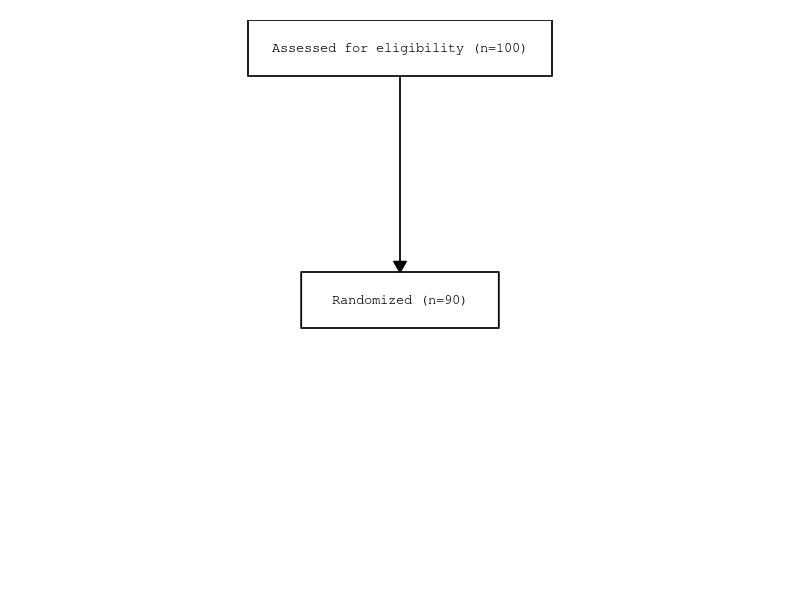

The R script that drew this image:
out <- Sys.getenv("OUT_DIR")
if (out == "") out <- getwd()
if (!dir.exists(out)) dir.create(out, recursive = TRUE, showWarnings = FALSE)

library(ggplot2)

# ---- helpers mimicking SAS macros ----
diagram_box <- function(boxid=1, left_x=10, top_y=100, right_x=30, bottom_y=90,
                        text="", text_just="center", text_size=10,
                        text_color="black", linecolor="black",
                        linepattern="solid", linethickness=1) {
  box_df <- data.frame(
    DIAGID = as.character(boxid),
    boxid  = boxid,
    box_x  = c(left_x, right_x, right_x, left_x),
    box_y  = c(top_y,  top_y,   bottom_y, bottom_y),
    stringsAsFactors = FALSE
  )
  # centre = intersection of diagonals (same as mean for rectangle)
  cx <- (left_x + right_x) / 2
  cy <- (top_y + bottom_y) / 2
  if (toupper(text_just) != "LEFT") {
    text_df <- data.frame(
      DIAGID = as.character(boxid),
      text_x = cx,
      text_y = cy,
      text_x2 = NA_real_,
      text_y2 = NA_real_,
      text = text,
      text2 = NA_character_,
      sizeresponse = text_size,
      stringsAsFactors = FALSE
    )
  } else {
    text_df <- data.frame(
      DIAGID = as.character(boxid),
      text_x = NA_real_,
      text_y = NA_real_,
      text_x2 = left_x + 1,
      text_y2 = cy,
      text = NA_character_,
      text2 = text,
      sizeresponse = text_size,
      stringsAsFactors = FALSE
    )
  }
  style_df <- data.frame(
    id = "DIAGID",
    value = as.character(boxid),
    textcolor = text_color,
    linecolor = linecolor,
    linepattern = linepattern,
    linethickness = linethickness,
    stringsAsFactors = FALSE
  )
  list(box=box_df, text=text_df, style=style_df)
}

diagram_line <- function(lineid=1, start_x=30, start_y=90,
                         midpoint_x=NULL, midpoint_y=NULL,
                         end_x=30, end_y=60,
                         linecolor="black", linepattern="solid", linethickness=1) {
  if (!is.null(midpoint_x) && !is.null(midpoint_y) &&
      !is.na(midpoint_x) && !is.na(midpoint_y)) {
    line_df <- data.frame(
      `_LINEID` = as.character(lineid),
      lineid = lineid,
      line_x = c(start_x, midpoint_x, end_x),
      line_y = c(start_y, midpoint_y, end_y),
      stringsAsFactors = FALSE, check.names = FALSE
    )
  } else {
    line_df <- data.frame(
      `_LINEID` = as.character(lineid),
      lineid = lineid,
      line_x = c(start_x, end_x),
      line_y = c(start_y, end_y),
      stringsAsFactors = FALSE, check.names = FALSE
    )
  }
  names(line_df)[1] <- "_LINEID"
  style_df <- data.frame(
    id = "_LINEID",
    value = as.character(lineid),
    linecolor = linecolor,
    linepattern = linepattern,
    linethickness = linethickness,
    stringsAsFactors = FALSE
  )
  list(line=line_df, style=style_df)
}

# ---- build header usage example ----
b1 <- diagram_box(boxid=1, left_x=30, top_y=100, right_x=70, bottom_y=90,
                  text="Assessed for eligibility (n=100)")
l1 <- diagram_line(lineid=1, start_x=50, start_y=90, end_x=50, end_y=55)
b2 <- diagram_box(boxid=2, left_x=37, top_y=55, right_x=63, bottom_y=45,
                  text="Randomized (n=90)")

boxes <- rbind(b1$box, b2$box)
texts <- rbind(b1$text, b2$text)
lines <- l1$line

# ---- plot_diag : SET diagram_: equivalent (stack with missing fill) ----
# Build a combined data set for CSV export (one row per polygon vertex / text / line point)
mk_na <- function(df, cols) {
  for (cl in cols) if (!cl %in% names(df)) df[[cl]] <- NA
  df
}
all_cols <- c("DIAGID","boxid","box_x","box_y",
              "text_x","text_y","text_x2","text_y2","text","text2","sizeresponse",
              "_LINEID","lineid","line_x","line_y")
box_all  <- mk_na(cbind(source="diagram_box", boxes), all_cols)
text_all <- mk_na(cbind(source="diagram_box_text", texts), all_cols)
line_all <- mk_na(cbind(source="diagram_line", lines), all_cols)
plot_diag <- rbind(
  data.frame(source=box_all$source, box_all[, all_cols], stringsAsFactors=FALSE, check.names=FALSE),
  data.frame(source=text_all$source, text_all[, all_cols], stringsAsFactors=FALSE, check.names=FALSE),
  data.frame(source=line_all$source, line_all[, all_cols], stringsAsFactors=FALSE, check.names=FALSE)
)

# CSV of the plotted data
write.csv(plot_diag, file.path(out, "sgplot.csv"), row.names=FALSE, na="")

# ---- SGPLOT equivalent with ggplot2 ----
# polygon id=boxid x=box_x y=box_y ; text ; series with arrowhead filled at end scale 0.3
p <- ggplot() +
  geom_polygon(data=boxes, aes(x=box_x, y=box_y, group=boxid),
               fill="white", colour="black", linewidth=0.6) +
  geom_path(data=lines, aes(x=line_x, y=line_y, group=lineid),
            colour="black", linewidth=0.6,
            arrow=grid::arrow(type="closed", ends="last",
                              length=grid::unit(0.12, "inches"))) +
  geom_text(data=texts, aes(x=text_x, y=text_y, label=text),
            family="mono", size=3.51, colour="black") +
  coord_cartesian(xlim=c(0, 100), ylim=c(0, 100), expand=FALSE) +
  theme_void() +
  theme(legend.position="none",
        plot.margin=grid::unit(c(0.2,0.2,0.2,0.2), "inches"))

ggsave(file.path(out, "sgplot.png"), plot=p, width=8, height=6, dpi=300, units="in")
